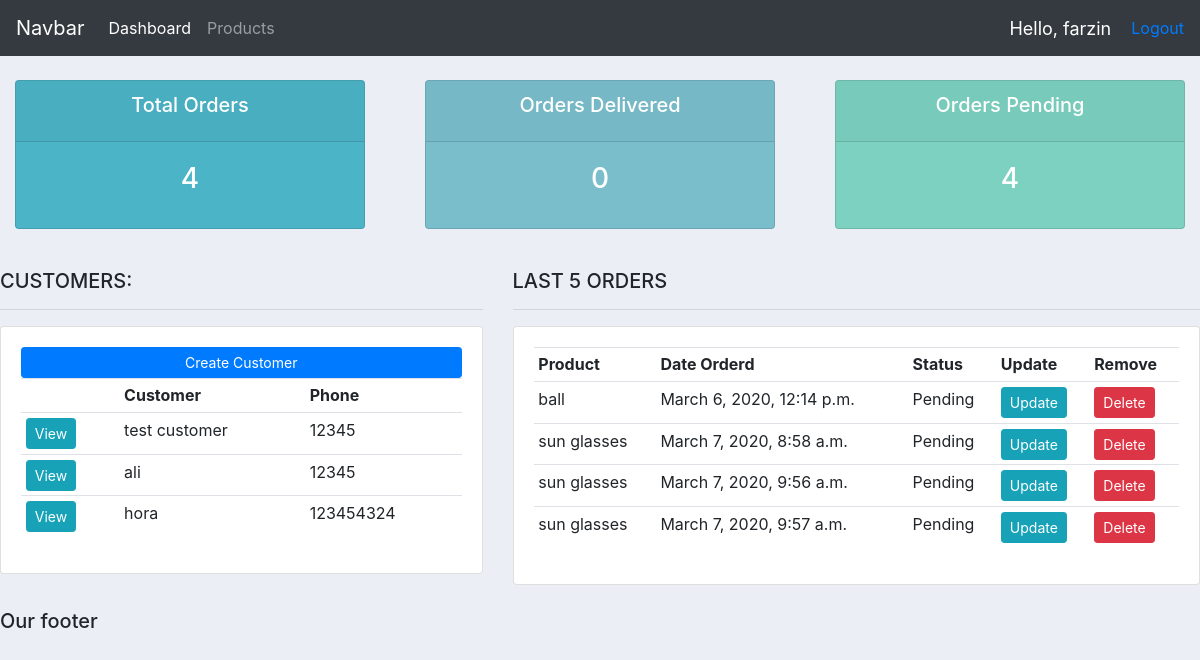
The app's page / (signed in), older data.
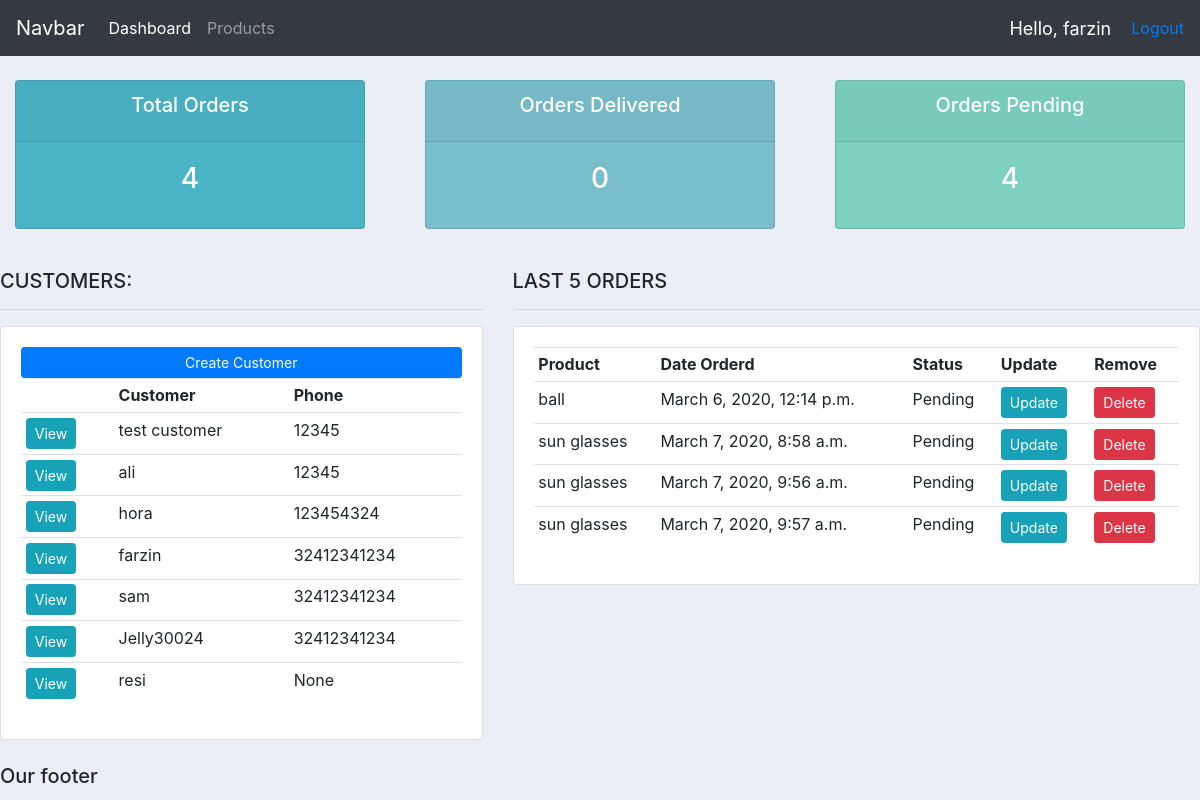
The same page, newer data.
### accounts/models.py (models this page shows, shortened)
class Customer(models.Model):
    user = models.OneToOneField(User, blank=True, null=True, on_delete=models.CASCADE)
    name = models.CharField(max_length=200, null=True)
    phone = models.CharField(max_length=200, null=True)
    profile_pic = models.ImageField(default="personaly_3x4_1.jpg", null=True, blank=True)
    email = models.CharField(max_length=200, null=True)
    date_created = models.DateTimeField(auto_now_add=True, null=True)

class Order(models.Model):
    STATUS = (
        ('Pending', 'Pending'),
        ('Out for delivery', 'Out for delivery'),
        ('Delivered', 'Delivered')
    )
    customer = models.ForeignKey(Customer, null=True, on_delete=models.SET_NULL)
    product = models.ForeignKey(Product, null=True, on_delete=models.SET_NULL)
    status = models.CharField(max_length=200, null=True, choices=STATUS)
    date_created = models.DateTimeField(auto_now_add=True, null=True)
    note = models.CharField(max_length=1000, null=True)

class Product(models.Model):
    CATEGORY = (
        ('Indoor', 'Indoor'),
        ('Out Door', 'Out Door'),
    )
    name = models.CharField(max_length=200, null=True)
    price = models.FloatField(null=True)
    category = models.CharField(max_length=200, null=True, choices=CATEGORY)
    description = models.CharField(max_length=200, blank=True, null=True)
    tags = models.ManyToManyField(Tag)
    date_created = models.DateTimeField(auto_now_add=True, null=True)
    def __str__(self):
        return self.name

### accounts/decorators.py (the view)
    def wrapper_function(request, *args, **kwargs):
        group = None
        if request.user.groups.exists():
            group = request.user.groups.all()[0].name
        if group == 'customer':
            return redirect('user-page')
        if group == 'admin':
            return view_func(request, *args, **kwargs)

### accounts/views.py (called while the page is built)
@login_required(login_url='login')
@admin_only
def home(request):
    customers = Customer.objects.all()
    orders = Order.objects.all()
    total_orders = orders.count()
    delivered = orders.filter(status='Delivered').count()
    pending = orders.filter(status='Pending').count()
    context = {'orders': orders, 'customers': customers,
               'total_orders': total_orders, 'delivered': delivered,
               'pending': pending}
    return render(request, 'accounts/dashboard.html', context)

### accounts/templates/accounts/dashboard.html
{% extends 'accounts/main.html' %}
{% block content %}
    {% include 'accounts/status.html' %}
    <br>
    <div class="row">
        <div class="col-md-5">
            <h5>CUSTOMERS:</h5>
            <hr>
            <div class="card card-body">
                <a class="btn btn-primary  btn-sm btn-block" href="">Create Customer</a>
                <table class="table table-sm">
                    <tr>
                        <th></th>
                        <th>Customer</th>
                        <th>Phone</th>
                    </tr>
                    {% for customer in customers %}
                        <tr>
                            <td><a class="btn btn-sm btn-info" href="{% url 'customer' customer.id %}">View</a></td>
                            <td>{{ customer.name }}</td>
                            <td>{{ customer.phone }}</td>
                        </tr>
                    {% endfor %}
                </table>
            </div>
        </div>
        <div class="col-md-7">
            <h5>LAST 5 ORDERS</h5>
            <hr>
            <div class="card card-body">
                <table class="table table-sm">
                    <tr>
                        <th>Product</th>
                        <th>Date Orderd</th>
                        <th>Status</th>
                        <th>Update</th>
                        <th>Remove</th>
                    </tr>
                    {% for order in orders %}
                        <tr>
                            <td>{{ order.product }}</td>
                            <td>{{ order.date_created }}</td>
                            <td>{{ order.status }}</td>
                            <td><a class="btn btn-sm btn-info" href="{% url 'update_order' order.id %}">Update</a></td>
                            <td><a class="btn btn-sm btn-danger" href="{% url 'delete_order' order.id %}">Delete</a></td>
                        </tr>
                    {% endfor %}
                </table>
            </div>
        </div>
    </div>
{% endblock %}

### accounts/templates/accounts/main.html (shortened to what this page needs)
{% load static %}
<!DOCTYPE html>
<html>
<head>
    <link rel="stylesheet" href="https://stackpath.bootstrapcdn.com/bootstrap/4.3.1/css/bootstrap.min.css"
>
    <link rel="stylesheet" type="text/css" href="{% static '/css/main.css' %}">
</head>
<body>
{% include 'accounts/navbar.html' %}
{% block content %}
{% endblock %}
<br>
<h5>Our footer</h5>
</body>
</html>

### accounts/templates/accounts/navbar.html (shortened to what this page needs)
{% load static %}
<nav class="navbar navbar-expand-lg navbar-dark bg-dark">
    <a class="navbar-brand" href="#">Navbar</a>
    <div class="collapse navbar-collapse" id="navbarNav">
        <ul class="navbar-nav">
            {% if request.user.is_staff %}
                <li class="nav-item active">
                    <a class="nav-link" href="{% url 'home' %}">Dashboard</a>
                </li>
                <li class="nav-item">
                    <a class="nav-link" href="{% url 'products' %}">Products</a>
                </li>
            {% else %}
                <li class="nav-item">
                    <a class="nav-link" href="{% url 'account' %}">Settings</a>
                </li>
            {% endif %}
        </ul>
    </div>
    <span id="hello-msg">Hello, {{ request.user }} </span>
    <span><a href="{% url 'logout' %}">Logout</a></span>
</nav>

### accounts/templates/accounts/status.html
<br>
<div class="row">
	<div class="col">
		<div class="col-md">
			<div class="card text-center text-white  mb-3" id="total-orders">
			  	<div class="card-header">
			  		<h5 class="card-title">Total Orders</h5>
			  	</div>
			  	<div class="card-body">
			    	<h3 class="card-title">{{total_orders}}</h3>
			  	</div>
			</div>
		</div>
	</div>
	<div class="col">
		<div class="col-md">
			<div class="card text-center text-white  mb-3" id="orders-delivered">
			  	<div class="card-header">
			  		<h5 class="card-title">Orders Delivered</h5>
			  	</div>
			  	<div class="card-body">
			    	<h3 class="card-title">{{delivered}}</h3>
			  	</div>
			</div>
		</div>
	</div>
	<div class="col">
		<div class="col-md">
			<div class="card text-center text-white  mb-3" id="orders-pending">
			  	<div class="card-header">
			  		<h5 class="card-title">Orders Pending</h5>
			  	</div>
			  	<div class="card-body">
			    	<h3 class="card-title">{{pending}}</h3>
			  	</div>
			</div>
		</div>
	</div>
</div>

### static/css/main.css (style rules this page uses)
body { background-color: #ebeff5; }
#total-orders { background-color: #4cb4c7; }
#orders-delivered { background-color: #7abecc; }
#orders-pending { background-color: #7CD1C0; }

### accounts/templates/accounts/navbar.html (style rules this page uses)
#hello-msg { font-size: 18px; color: #fff; margin-right: 20px; }

Row changes from the older to the newer data that the page shows:
added Customer: name "farzin", phone "32412341234"
added Customer: name "sam", phone "32412341234"
added Customer: name "Jelly30024", phone "32412341234"
added Customer: name "resi", phone "None"
